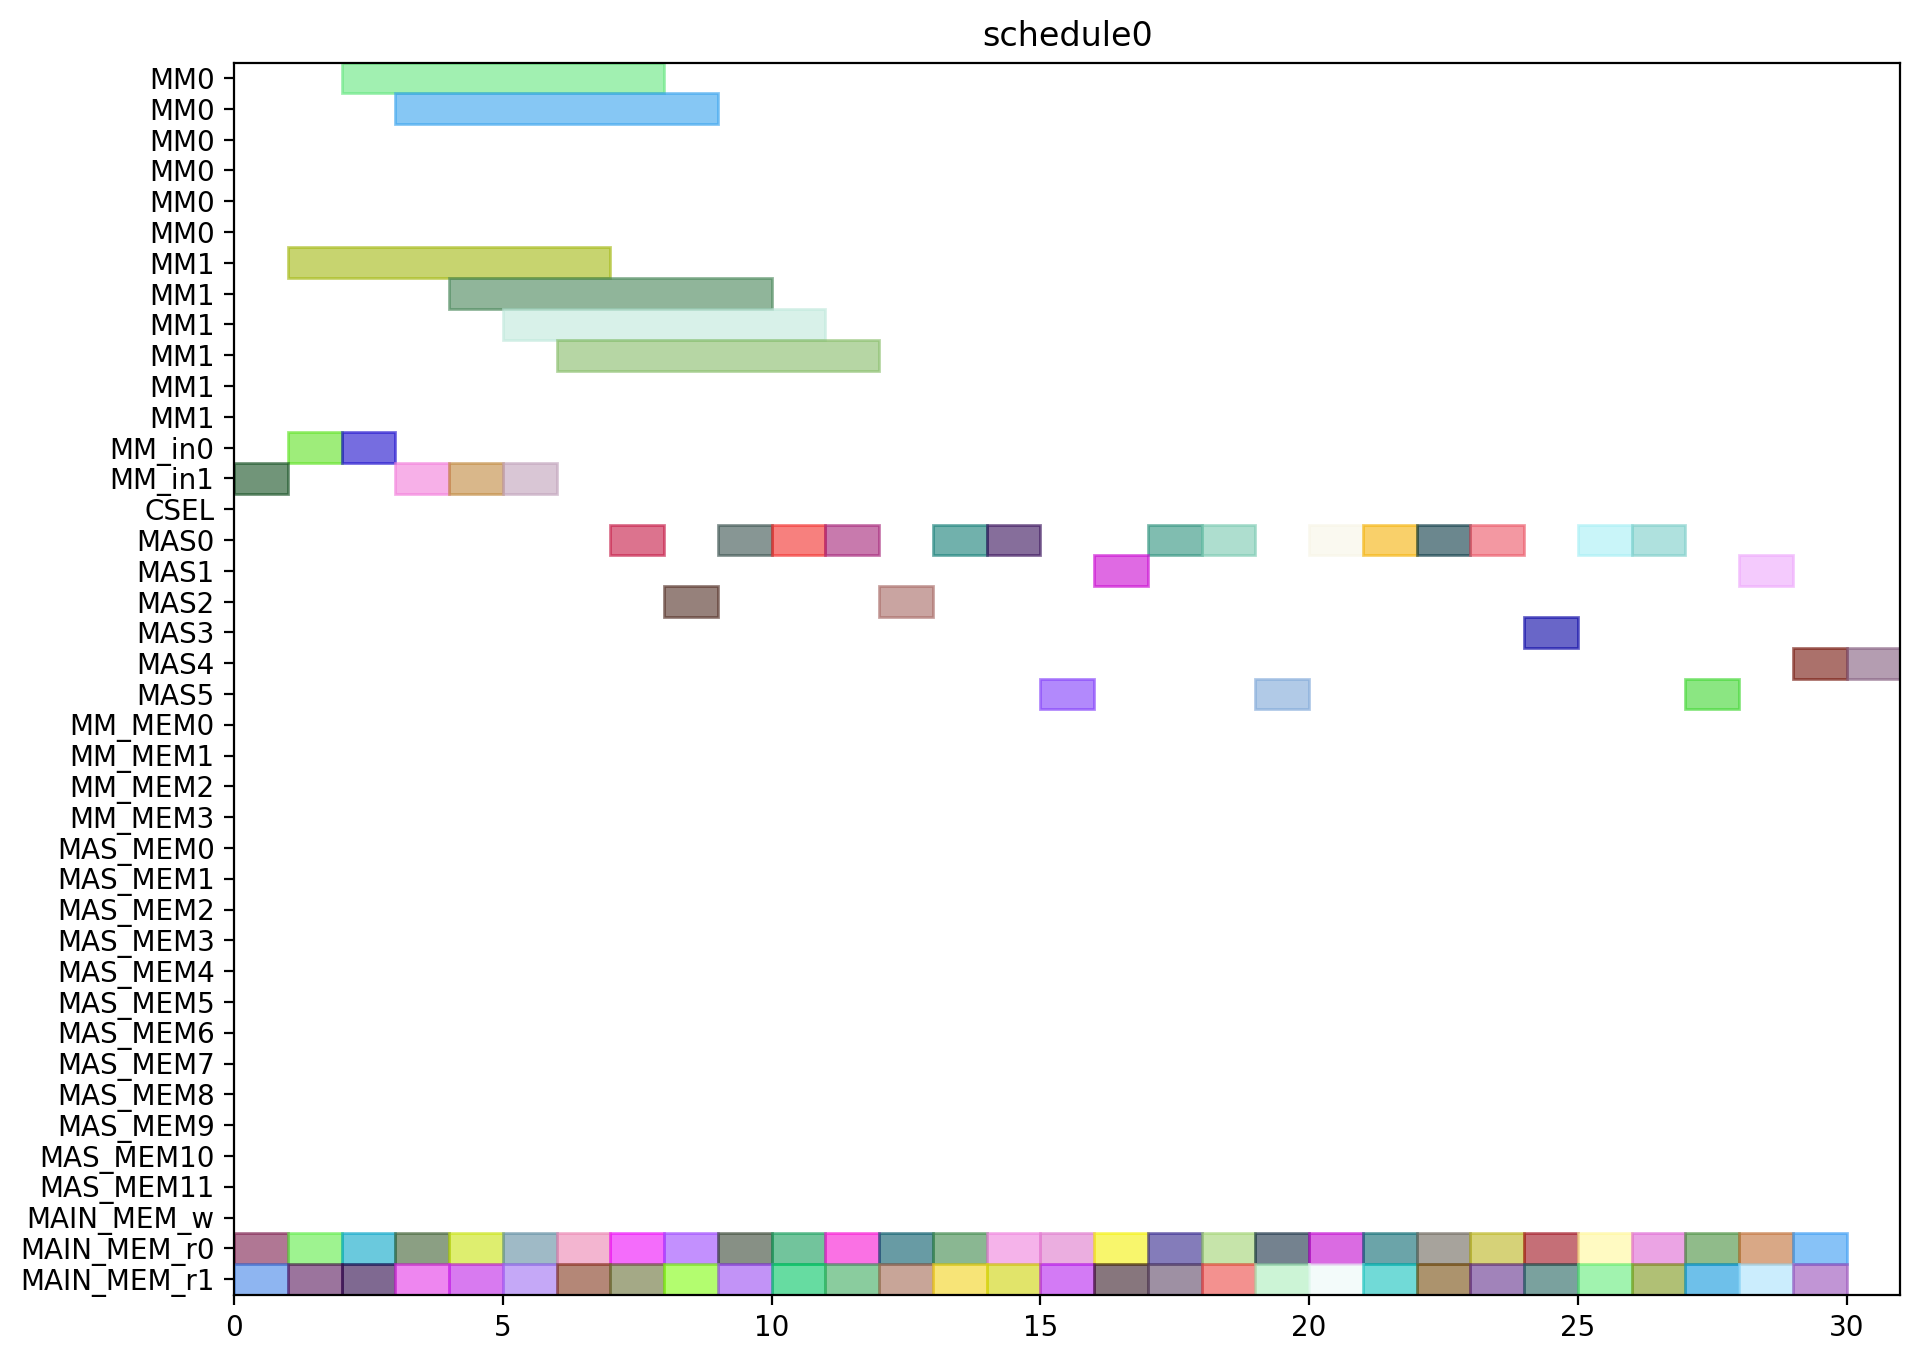

Write Python code to recreate this figure.
from pyschedule import Scenario, solvers, plotters, alt


def solve():
	horizon = 149
	S = Scenario("schedule0", horizon=horizon)

	# resource
	MM = S.Resources('MM', num=2, size=6)
	MM_in = S.Resources('MM_in', num=2)
	CSEL = S.Resource('CSEL')
	MAS = S.Resources('MAS', num=6, size=1, periods=range(1, horizon))
	MM_MEM = S.Resources('MM_MEM', num=4)
	MAS_MEM = S.Resources('MAS_MEM', num=12)
	MAIN_MEM_w = S.Resource('MAIN_MEM_w', size=1)
	MAIN_MEM_r = S.Resources('MAIN_MEM_r', num=2)

	# result of previous scheduling

	# new tasks
	d_t0_a1_0 = S.Task('d_t0_a1_0', length=1, delay_cost=1)
	d_t0_a1_0 += alt(MAS)
	d_t0_a1_0_mem0 = S.Task('d_t0_a1_0_mem0', length=1, delay_cost=1)
	d_t0_a1_0_mem0 += MAIN_MEM_r[0]
	S += d_t0_a1_0_mem0 <= d_t0_a1_0

	d_t0_a1_0_mem1 = S.Task('d_t0_a1_0_mem1', length=1, delay_cost=1)
	d_t0_a1_0_mem1 += MAIN_MEM_r[1]
	S += d_t0_a1_0_mem1 <= d_t0_a1_0

	d_t0_a1_1 = S.Task('d_t0_a1_1', length=1, delay_cost=1)
	d_t0_a1_1 += alt(MAS)
	d_t0_a1_1_mem0 = S.Task('d_t0_a1_1_mem0', length=1, delay_cost=1)
	d_t0_a1_1_mem0 += MAIN_MEM_r[0]
	S += d_t0_a1_1_mem0 <= d_t0_a1_1

	d_t0_a1_1_mem1 = S.Task('d_t0_a1_1_mem1', length=1, delay_cost=1)
	d_t0_a1_1_mem1 += MAIN_MEM_r[1]
	S += d_t0_a1_1_mem1 <= d_t0_a1_1

	d_t0_t10 = S.Task('d_t0_t10', length=1, delay_cost=1)
	d_t0_t10 += alt(MAS)
	d_t0_t10_mem0 = S.Task('d_t0_t10_mem0', length=1, delay_cost=1)
	d_t0_t10_mem0 += MAIN_MEM_r[0]
	S += d_t0_t10_mem0 <= d_t0_t10

	d_t0_t10_mem1 = S.Task('d_t0_t10_mem1', length=1, delay_cost=1)
	d_t0_t10_mem1 += MAIN_MEM_r[1]
	S += d_t0_t10_mem1 <= d_t0_t10

	d_t0_t11 = S.Task('d_t0_t11', length=1, delay_cost=1)
	d_t0_t11 += alt(MAS)
	d_t0_t11_mem0 = S.Task('d_t0_t11_mem0', length=1, delay_cost=1)
	d_t0_t11_mem0 += MAIN_MEM_r[0]
	S += d_t0_t11_mem0 <= d_t0_t11

	d_t0_t11_mem1 = S.Task('d_t0_t11_mem1', length=1, delay_cost=1)
	d_t0_t11_mem1 += MAIN_MEM_r[1]
	S += d_t0_t11_mem1 <= d_t0_t11

	d_t0_t3_t0 = S.Task('d_t0_t3_t0', length=6, delay_cost=1)
	d_t0_t3_t0 += alt(MM)
	d_t0_t3_t0_in = S.Task('d_t0_t3_t0_in', length=1, delay_cost=1)
	d_t0_t3_t0_in += alt(MM_in)
	S += d_t0_t3_t0_in*MM_in[0]<=d_t0_t3_t0*MM[0]
	S += d_t0_t3_t0_in*MM_in[1]<=d_t0_t3_t0*MM[1]
	d_t0_t3_t0_mem0 = S.Task('d_t0_t3_t0_mem0', length=1, delay_cost=1)
	d_t0_t3_t0_mem0 += MAIN_MEM_r[0]
	S += d_t0_t3_t0_mem0 <= d_t0_t3_t0

	d_t0_t3_t0_mem1 = S.Task('d_t0_t3_t0_mem1', length=1, delay_cost=1)
	d_t0_t3_t0_mem1 += MAIN_MEM_r[1]
	S += d_t0_t3_t0_mem1 <= d_t0_t3_t0

	d_t0_t3_t1 = S.Task('d_t0_t3_t1', length=6, delay_cost=1)
	d_t0_t3_t1 += alt(MM)
	d_t0_t3_t1_in = S.Task('d_t0_t3_t1_in', length=1, delay_cost=1)
	d_t0_t3_t1_in += alt(MM_in)
	S += d_t0_t3_t1_in*MM_in[0]<=d_t0_t3_t1*MM[0]
	S += d_t0_t3_t1_in*MM_in[1]<=d_t0_t3_t1*MM[1]
	d_t0_t3_t1_mem0 = S.Task('d_t0_t3_t1_mem0', length=1, delay_cost=1)
	d_t0_t3_t1_mem0 += MAIN_MEM_r[0]
	S += d_t0_t3_t1_mem0 <= d_t0_t3_t1

	d_t0_t3_t1_mem1 = S.Task('d_t0_t3_t1_mem1', length=1, delay_cost=1)
	d_t0_t3_t1_mem1 += MAIN_MEM_r[1]
	S += d_t0_t3_t1_mem1 <= d_t0_t3_t1

	d_t0_t3_t2 = S.Task('d_t0_t3_t2', length=1, delay_cost=1)
	d_t0_t3_t2 += alt(MAS)
	d_t0_t3_t2_mem0 = S.Task('d_t0_t3_t2_mem0', length=1, delay_cost=1)
	d_t0_t3_t2_mem0 += MAIN_MEM_r[0]
	S += d_t0_t3_t2_mem0 <= d_t0_t3_t2

	d_t0_t3_t2_mem1 = S.Task('d_t0_t3_t2_mem1', length=1, delay_cost=1)
	d_t0_t3_t2_mem1 += MAIN_MEM_r[1]
	S += d_t0_t3_t2_mem1 <= d_t0_t3_t2

	d_t0_t3_t3 = S.Task('d_t0_t3_t3', length=1, delay_cost=1)
	d_t0_t3_t3 += alt(MAS)
	d_t0_t3_t3_mem0 = S.Task('d_t0_t3_t3_mem0', length=1, delay_cost=1)
	d_t0_t3_t3_mem0 += MAIN_MEM_r[0]
	S += d_t0_t3_t3_mem0 <= d_t0_t3_t3

	d_t0_t3_t3_mem1 = S.Task('d_t0_t3_t3_mem1', length=1, delay_cost=1)
	d_t0_t3_t3_mem1 += MAIN_MEM_r[1]
	S += d_t0_t3_t3_mem1 <= d_t0_t3_t3

	d_t1_a1_0 = S.Task('d_t1_a1_0', length=1, delay_cost=1)
	d_t1_a1_0 += alt(MAS)
	d_t1_a1_0_mem0 = S.Task('d_t1_a1_0_mem0', length=1, delay_cost=1)
	d_t1_a1_0_mem0 += MAIN_MEM_r[0]
	S += d_t1_a1_0_mem0 <= d_t1_a1_0

	d_t1_a1_0_mem1 = S.Task('d_t1_a1_0_mem1', length=1, delay_cost=1)
	d_t1_a1_0_mem1 += MAIN_MEM_r[1]
	S += d_t1_a1_0_mem1 <= d_t1_a1_0

	d_t1_a1_1 = S.Task('d_t1_a1_1', length=1, delay_cost=1)
	d_t1_a1_1 += alt(MAS)
	d_t1_a1_1_mem0 = S.Task('d_t1_a1_1_mem0', length=1, delay_cost=1)
	d_t1_a1_1_mem0 += MAIN_MEM_r[0]
	S += d_t1_a1_1_mem0 <= d_t1_a1_1

	d_t1_a1_1_mem1 = S.Task('d_t1_a1_1_mem1', length=1, delay_cost=1)
	d_t1_a1_1_mem1 += MAIN_MEM_r[1]
	S += d_t1_a1_1_mem1 <= d_t1_a1_1

	d_t1_t10 = S.Task('d_t1_t10', length=1, delay_cost=1)
	d_t1_t10 += alt(MAS)
	d_t1_t10_mem0 = S.Task('d_t1_t10_mem0', length=1, delay_cost=1)
	d_t1_t10_mem0 += MAIN_MEM_r[0]
	S += d_t1_t10_mem0 <= d_t1_t10

	d_t1_t10_mem1 = S.Task('d_t1_t10_mem1', length=1, delay_cost=1)
	d_t1_t10_mem1 += MAIN_MEM_r[1]
	S += d_t1_t10_mem1 <= d_t1_t10

	d_t1_t11 = S.Task('d_t1_t11', length=1, delay_cost=1)
	d_t1_t11 += alt(MAS)
	d_t1_t11_mem0 = S.Task('d_t1_t11_mem0', length=1, delay_cost=1)
	d_t1_t11_mem0 += MAIN_MEM_r[0]
	S += d_t1_t11_mem0 <= d_t1_t11

	d_t1_t11_mem1 = S.Task('d_t1_t11_mem1', length=1, delay_cost=1)
	d_t1_t11_mem1 += MAIN_MEM_r[1]
	S += d_t1_t11_mem1 <= d_t1_t11

	d_t1_t3_t0 = S.Task('d_t1_t3_t0', length=6, delay_cost=1)
	d_t1_t3_t0 += alt(MM)
	d_t1_t3_t0_in = S.Task('d_t1_t3_t0_in', length=1, delay_cost=1)
	d_t1_t3_t0_in += alt(MM_in)
	S += d_t1_t3_t0_in*MM_in[0]<=d_t1_t3_t0*MM[0]
	S += d_t1_t3_t0_in*MM_in[1]<=d_t1_t3_t0*MM[1]
	d_t1_t3_t0_mem0 = S.Task('d_t1_t3_t0_mem0', length=1, delay_cost=1)
	d_t1_t3_t0_mem0 += MAIN_MEM_r[0]
	S += d_t1_t3_t0_mem0 <= d_t1_t3_t0

	d_t1_t3_t0_mem1 = S.Task('d_t1_t3_t0_mem1', length=1, delay_cost=1)
	d_t1_t3_t0_mem1 += MAIN_MEM_r[1]
	S += d_t1_t3_t0_mem1 <= d_t1_t3_t0

	d_t1_t3_t1 = S.Task('d_t1_t3_t1', length=6, delay_cost=1)
	d_t1_t3_t1 += alt(MM)
	d_t1_t3_t1_in = S.Task('d_t1_t3_t1_in', length=1, delay_cost=1)
	d_t1_t3_t1_in += alt(MM_in)
	S += d_t1_t3_t1_in*MM_in[0]<=d_t1_t3_t1*MM[0]
	S += d_t1_t3_t1_in*MM_in[1]<=d_t1_t3_t1*MM[1]
	d_t1_t3_t1_mem0 = S.Task('d_t1_t3_t1_mem0', length=1, delay_cost=1)
	d_t1_t3_t1_mem0 += MAIN_MEM_r[0]
	S += d_t1_t3_t1_mem0 <= d_t1_t3_t1

	d_t1_t3_t1_mem1 = S.Task('d_t1_t3_t1_mem1', length=1, delay_cost=1)
	d_t1_t3_t1_mem1 += MAIN_MEM_r[1]
	S += d_t1_t3_t1_mem1 <= d_t1_t3_t1

	d_t1_t3_t2 = S.Task('d_t1_t3_t2', length=1, delay_cost=1)
	d_t1_t3_t2 += alt(MAS)
	d_t1_t3_t2_mem0 = S.Task('d_t1_t3_t2_mem0', length=1, delay_cost=1)
	d_t1_t3_t2_mem0 += MAIN_MEM_r[0]
	S += d_t1_t3_t2_mem0 <= d_t1_t3_t2

	d_t1_t3_t2_mem1 = S.Task('d_t1_t3_t2_mem1', length=1, delay_cost=1)
	d_t1_t3_t2_mem1 += MAIN_MEM_r[1]
	S += d_t1_t3_t2_mem1 <= d_t1_t3_t2

	d_t1_t3_t3 = S.Task('d_t1_t3_t3', length=1, delay_cost=1)
	d_t1_t3_t3 += alt(MAS)
	d_t1_t3_t3_mem0 = S.Task('d_t1_t3_t3_mem0', length=1, delay_cost=1)
	d_t1_t3_t3_mem0 += MAIN_MEM_r[0]
	S += d_t1_t3_t3_mem0 <= d_t1_t3_t3

	d_t1_t3_t3_mem1 = S.Task('d_t1_t3_t3_mem1', length=1, delay_cost=1)
	d_t1_t3_t3_mem1 += MAIN_MEM_r[1]
	S += d_t1_t3_t3_mem1 <= d_t1_t3_t3

	d_t2_a1_0 = S.Task('d_t2_a1_0', length=1, delay_cost=1)
	d_t2_a1_0 += alt(MAS)
	d_t2_a1_0_mem0 = S.Task('d_t2_a1_0_mem0', length=1, delay_cost=1)
	d_t2_a1_0_mem0 += MAIN_MEM_r[0]
	S += d_t2_a1_0_mem0 <= d_t2_a1_0

	d_t2_a1_0_mem1 = S.Task('d_t2_a1_0_mem1', length=1, delay_cost=1)
	d_t2_a1_0_mem1 += MAIN_MEM_r[1]
	S += d_t2_a1_0_mem1 <= d_t2_a1_0

	d_t2_a1_1 = S.Task('d_t2_a1_1', length=1, delay_cost=1)
	d_t2_a1_1 += alt(MAS)
	d_t2_a1_1_mem0 = S.Task('d_t2_a1_1_mem0', length=1, delay_cost=1)
	d_t2_a1_1_mem0 += MAIN_MEM_r[0]
	S += d_t2_a1_1_mem0 <= d_t2_a1_1

	d_t2_a1_1_mem1 = S.Task('d_t2_a1_1_mem1', length=1, delay_cost=1)
	d_t2_a1_1_mem1 += MAIN_MEM_r[1]
	S += d_t2_a1_1_mem1 <= d_t2_a1_1

	d_t2_t10 = S.Task('d_t2_t10', length=1, delay_cost=1)
	d_t2_t10 += alt(MAS)
	d_t2_t10_mem0 = S.Task('d_t2_t10_mem0', length=1, delay_cost=1)
	d_t2_t10_mem0 += MAIN_MEM_r[0]
	S += d_t2_t10_mem0 <= d_t2_t10

	d_t2_t10_mem1 = S.Task('d_t2_t10_mem1', length=1, delay_cost=1)
	d_t2_t10_mem1 += MAIN_MEM_r[1]
	S += d_t2_t10_mem1 <= d_t2_t10

	d_t2_t11 = S.Task('d_t2_t11', length=1, delay_cost=1)
	d_t2_t11 += alt(MAS)
	d_t2_t11_mem0 = S.Task('d_t2_t11_mem0', length=1, delay_cost=1)
	d_t2_t11_mem0 += MAIN_MEM_r[0]
	S += d_t2_t11_mem0 <= d_t2_t11

	d_t2_t11_mem1 = S.Task('d_t2_t11_mem1', length=1, delay_cost=1)
	d_t2_t11_mem1 += MAIN_MEM_r[1]
	S += d_t2_t11_mem1 <= d_t2_t11

	d_t2_t3_t0 = S.Task('d_t2_t3_t0', length=6, delay_cost=1)
	d_t2_t3_t0 += alt(MM)
	d_t2_t3_t0_in = S.Task('d_t2_t3_t0_in', length=1, delay_cost=1)
	d_t2_t3_t0_in += alt(MM_in)
	S += d_t2_t3_t0_in*MM_in[0]<=d_t2_t3_t0*MM[0]
	S += d_t2_t3_t0_in*MM_in[1]<=d_t2_t3_t0*MM[1]
	d_t2_t3_t0_mem0 = S.Task('d_t2_t3_t0_mem0', length=1, delay_cost=1)
	d_t2_t3_t0_mem0 += MAIN_MEM_r[0]
	S += d_t2_t3_t0_mem0 <= d_t2_t3_t0

	d_t2_t3_t0_mem1 = S.Task('d_t2_t3_t0_mem1', length=1, delay_cost=1)
	d_t2_t3_t0_mem1 += MAIN_MEM_r[1]
	S += d_t2_t3_t0_mem1 <= d_t2_t3_t0

	d_t2_t3_t1 = S.Task('d_t2_t3_t1', length=6, delay_cost=1)
	d_t2_t3_t1 += alt(MM)
	d_t2_t3_t1_in = S.Task('d_t2_t3_t1_in', length=1, delay_cost=1)
	d_t2_t3_t1_in += alt(MM_in)
	S += d_t2_t3_t1_in*MM_in[0]<=d_t2_t3_t1*MM[0]
	S += d_t2_t3_t1_in*MM_in[1]<=d_t2_t3_t1*MM[1]
	d_t2_t3_t1_mem0 = S.Task('d_t2_t3_t1_mem0', length=1, delay_cost=1)
	d_t2_t3_t1_mem0 += MAIN_MEM_r[0]
	S += d_t2_t3_t1_mem0 <= d_t2_t3_t1

	d_t2_t3_t1_mem1 = S.Task('d_t2_t3_t1_mem1', length=1, delay_cost=1)
	d_t2_t3_t1_mem1 += MAIN_MEM_r[1]
	S += d_t2_t3_t1_mem1 <= d_t2_t3_t1

	d_t2_t3_t2 = S.Task('d_t2_t3_t2', length=1, delay_cost=1)
	d_t2_t3_t2 += alt(MAS)
	d_t2_t3_t2_mem0 = S.Task('d_t2_t3_t2_mem0', length=1, delay_cost=1)
	d_t2_t3_t2_mem0 += MAIN_MEM_r[0]
	S += d_t2_t3_t2_mem0 <= d_t2_t3_t2

	d_t2_t3_t2_mem1 = S.Task('d_t2_t3_t2_mem1', length=1, delay_cost=1)
	d_t2_t3_t2_mem1 += MAIN_MEM_r[1]
	S += d_t2_t3_t2_mem1 <= d_t2_t3_t2

	d_t2_t3_t3 = S.Task('d_t2_t3_t3', length=1, delay_cost=1)
	d_t2_t3_t3 += alt(MAS)
	d_t2_t3_t3_mem0 = S.Task('d_t2_t3_t3_mem0', length=1, delay_cost=1)
	d_t2_t3_t3_mem0 += MAIN_MEM_r[0]
	S += d_t2_t3_t3_mem0 <= d_t2_t3_t3

	d_t2_t3_t3_mem1 = S.Task('d_t2_t3_t3_mem1', length=1, delay_cost=1)
	d_t2_t3_t3_mem1 += MAIN_MEM_r[1]
	S += d_t2_t3_t3_mem1 <= d_t2_t3_t3

	d_t3000 = S.Task('d_t3000', length=1, delay_cost=1)
	d_t3000 += alt(MAS)
	d_t3000_mem0 = S.Task('d_t3000_mem0', length=1, delay_cost=1)
	d_t3000_mem0 += MAIN_MEM_r[0]
	S += d_t3000_mem0 <= d_t3000

	d_t3000_mem1 = S.Task('d_t3000_mem1', length=1, delay_cost=1)
	d_t3000_mem1 += MAIN_MEM_r[1]
	S += d_t3000_mem1 <= d_t3000

	d_t3001 = S.Task('d_t3001', length=1, delay_cost=1)
	d_t3001 += alt(MAS)
	d_t3001_mem0 = S.Task('d_t3001_mem0', length=1, delay_cost=1)
	d_t3001_mem0 += MAIN_MEM_r[0]
	S += d_t3001_mem0 <= d_t3001

	d_t3001_mem1 = S.Task('d_t3001_mem1', length=1, delay_cost=1)
	d_t3001_mem1 += MAIN_MEM_r[1]
	S += d_t3001_mem1 <= d_t3001

	d_t3010 = S.Task('d_t3010', length=1, delay_cost=1)
	d_t3010 += alt(MAS)
	d_t3010_mem0 = S.Task('d_t3010_mem0', length=1, delay_cost=1)
	d_t3010_mem0 += MAIN_MEM_r[0]
	S += d_t3010_mem0 <= d_t3010

	d_t3010_mem1 = S.Task('d_t3010_mem1', length=1, delay_cost=1)
	d_t3010_mem1 += MAIN_MEM_r[1]
	S += d_t3010_mem1 <= d_t3010

	d_t3011 = S.Task('d_t3011', length=1, delay_cost=1)
	d_t3011 += alt(MAS)
	d_t3011_mem0 = S.Task('d_t3011_mem0', length=1, delay_cost=1)
	d_t3011_mem0 += MAIN_MEM_r[0]
	S += d_t3011_mem0 <= d_t3011

	d_t3011_mem1 = S.Task('d_t3011_mem1', length=1, delay_cost=1)
	d_t3011_mem1 += MAIN_MEM_r[1]
	S += d_t3011_mem1 <= d_t3011

	d_t4000 = S.Task('d_t4000', length=1, delay_cost=1)
	d_t4000 += alt(MAS)
	d_t4000_mem0 = S.Task('d_t4000_mem0', length=1, delay_cost=1)
	d_t4000_mem0 += MAIN_MEM_r[0]
	S += d_t4000_mem0 <= d_t4000

	d_t4000_mem1 = S.Task('d_t4000_mem1', length=1, delay_cost=1)
	d_t4000_mem1 += MAIN_MEM_r[1]
	S += d_t4000_mem1 <= d_t4000

	d_t4001 = S.Task('d_t4001', length=1, delay_cost=1)
	d_t4001 += alt(MAS)
	d_t4001_mem0 = S.Task('d_t4001_mem0', length=1, delay_cost=1)
	d_t4001_mem0 += MAIN_MEM_r[0]
	S += d_t4001_mem0 <= d_t4001

	d_t4001_mem1 = S.Task('d_t4001_mem1', length=1, delay_cost=1)
	d_t4001_mem1 += MAIN_MEM_r[1]
	S += d_t4001_mem1 <= d_t4001

	solvers.mip.solve(S,msg=1,kind='CPLEX',ratio_gap=1.01)

	solution = [['hoge']*len(S.solution()[1]) for i in range(len(S.solution()))]
	for i in range(len(S.solution())):
		for j in range(len(S.solution()[i])):
			solution[i][j]=str(S.solution()[i][j])
	print(solution)

	cycles = int(solution[-1][3])

	pic_file_name = "/home/mfukuda/ABE/multiRAM_multiMAS_16mux/scheduling_result/stage6MM2_stage1MAS6/FP12_LADDERMUL/schedule0.png"
	if(S.solution() != []):
		plotters.matplotlib.plot(S,img_filename=pic_file_name, show_task_labels=False, fig_size=(cycles*0.25+3, 8))

	return solution
